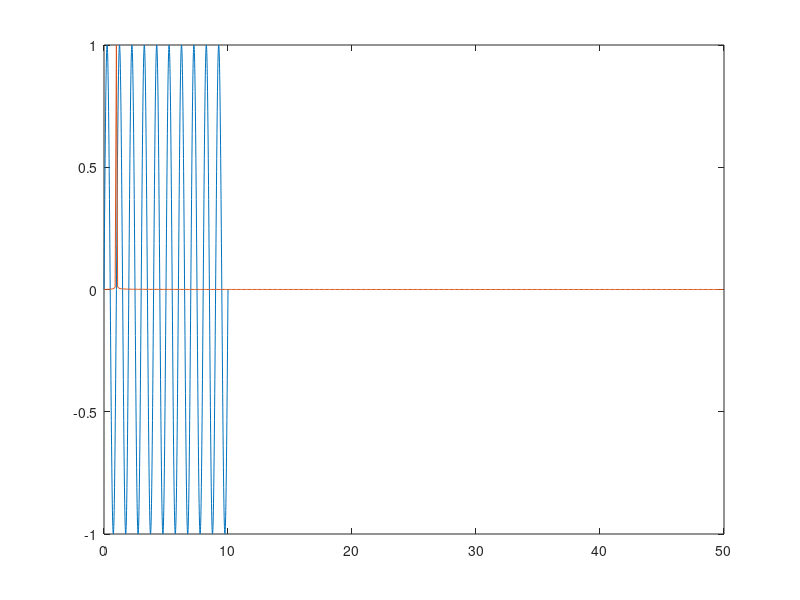

Source code (MATLAB):
clear,clc
f=1;
fs = 100;

t = 0:1/fs:10;
y = sin(2*pi*f*t);

Y = fft(y);
freq = fs*(0:(length(y)/2))/length(y);

figure(1)
plot(t,y);
hold on
plot(freq,abs(Y(1:round(end/2)))/length(y)*2);